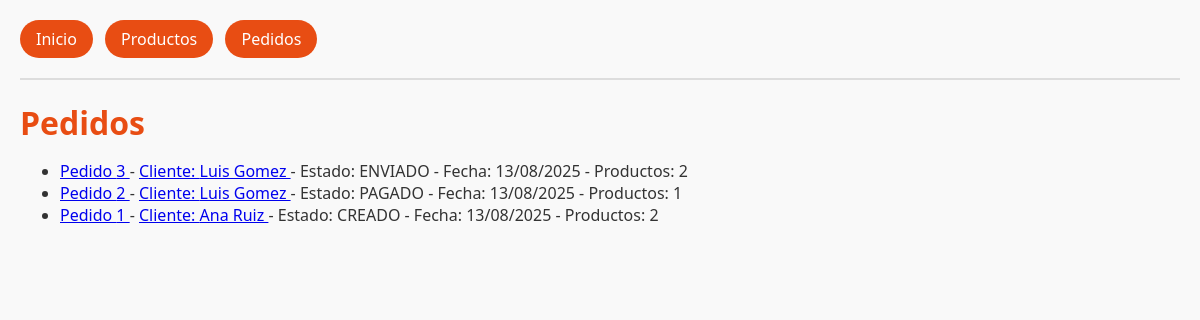
Page /pedidos/ on the committed database.
### tienda/models.py (models this page shows, shortened)
class Pedido(models.Model):
    ESTADOS = [
        ("CREADO", "Creado"),
        ("PAGADO", "Pagado"),
        ("ENVIADO", "Enviado"),
        ("CERRADO", "Cerrado"),
    ]
    cliente = models.ForeignKey(Cliente, on_delete=models.CASCADE, related_name="pedidos")
    productos = models.ManyToManyField(Producto, related_name="pedidos")
    estado = models.CharField(max_length=10, choices=ESTADOS, default="CREADO")
    fecha = models.DateTimeField(auto_now_add=True)

class Cliente(models.Model):
    nombre = models.CharField(max_length=120)
    correo = models.EmailField(unique=True)
    fecha_registro = models.DateTimeField(auto_now_add=True)
    activo = models.BooleanField(default=True)

### tienda/views.py (the view)
# urls.py: path("pedidos/", views.lista_pedidos, name="lista_pedidos"),
def lista_pedidos(request):
    pedidos = Pedido.objects.select_related("cliente").prefetch_related("productos").order_by("-fecha")
    return render(request, "tienda/lista_pedidos.html", {"pedidos": pedidos})

### tienda/templates/tienda/lista_pedidos.html (shortened to what this page needs)
{% extends "tienda/base.html" %}
{% block content %}
<h1>Pedidos</h1>
<ul>
    {% for ped in pedidos %}
    <li>
        <a href="{% url 'tienda:detalle_pedido' ped.pk %}">
            Pedido {{ ped.id }}
        </a>
         -
        <a href="{% url 'tienda:detalle_cliente' ped.cliente.pk %}">
            Cliente: {{ ped.cliente.nombre }}
        </a>
        - Estado: {{ ped.estado }}
        - Fecha: {{ ped.fecha|date:"d/m/Y" }}
        - Productos: {{ ped.productos.count }}
    </li>
    {% empty %}
    <li>No hay pedidos registrados.</li>
    {% endfor %}
</ul>
{% endblock %}

### tienda/templates/tienda/base.html (shortened to what this page needs)
{% load static %}
<!DOCTYPE html>
<html lang="es">
    <head>
        <link rel="stylesheet" href="{% static 'css/main.css' %}">
    </head>
    <body>
        {% include "tienda/partials/navbar.html" %}
        <main class="container">
            {% block content %}{% endblock %}
        </main>
    </body>
</html>

### tienda/templates/tienda/partials/navbar.html
<nav>
    <a href="{% url 'tienda:home' %}">Inicio</a>
    <a href="{% url 'tienda:lista_productos' %}">Productos</a>
    <a href="{% url 'tienda:lista_pedidos' %}">Pedidos</a>
</nav>
<hr />

### tienda/static/css/main.css (style rules this page uses)
body { font-family: 'Segoe UI', sans-serif; margin: 20px; background-color: #f9f9f9; color: #333; }
h1, h2, h3 { color: #e84d13; margin-bottom: 15px; }
nav { margin-bottom: 20px; }
nav a { display: inline-block; padding: 8px 16px; margin-right: 8px; background-color: #e84d13; color: #fff; border-radius: 9999px; text-decoration: none; font-weight: 500; transition: background 0.3s, transform 0.2s; }
hr { border: none; border-top: 2px solid #ddd; margin: 15px 0; }

### rows in the picture
Pedido: id "3", cliente.nombre "Luis Gomez", estado "ENVIADO", fecha "13/08/2025", productos.count "2"
Pedido: id "2", cliente.nombre "Luis Gomez", estado "PAGADO", fecha "13/08/2025", productos.count "1"
Pedido: id "1", cliente.nombre "Ana Ruiz", estado "CREADO", fecha "13/08/2025", productos.count "2"
